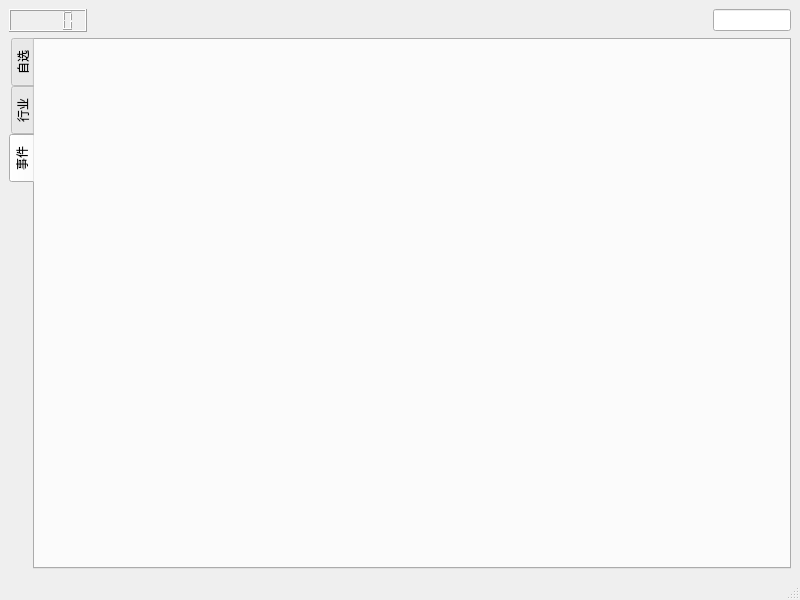
<?xml version="1.0" encoding="UTF-8"?>
<ui version="4.0">
 <class>MainWindow</class>
 <widget class="QMainWindow" name="MainWindow">
  <property name="geometry">
   <rect>
    <x>0</x>
    <y>0</y>
    <width>800</width>
    <height>600</height>
   </rect>
  </property>
  <property name="windowTitle">
   <string>MainWindow</string>
  </property>
  <widget class="QWidget" name="centralwidget">
   <layout class="QVBoxLayout" name="verticalLayout_3">
    <item>
     <layout class="QVBoxLayout" name="verticalLayout_2">
      <item>
       <layout class="QHBoxLayout" name="horizontalLayout_2" stretch="1,8,1">
        <item>
         <widget class="QLCDNumber" name="lcdNumber"/>
        </item>
        <item>
         <spacer name="horizontalSpacer">
          <property name="orientation">
           <enum>Qt::Horizontal</enum>
          </property>
          <property name="sizeHint" stdset="0">
           <size>
            <width>40</width>
            <height>20</height>
           </size>
          </property>
         </spacer>
        </item>
        <item>
         <widget class="QLineEdit" name="lineEdit"/>
        </item>
       </layout>
      </item>
      <item>
       <widget class="QTabWidget" name="tabWidget">
        <property name="tabPosition">
         <enum>QTabWidget::West</enum>
        </property>
        <property name="currentIndex">
         <number>2</number>
        </property>
        <widget class="QWidget" name="tab">
         <attribute name="title">
          <string>自选</string>
         </attribute>
        </widget>
        <widget class="QWidget" name="tab_2">
         <attribute name="title">
          <string>行业</string>
         </attribute>
        </widget>
        <widget class="QWidget" name="tab_3">
         <attribute name="title">
          <string>事件</string>
         </attribute>
        </widget>
       </widget>
      </item>
     </layout>
    </item>
   </layout>
  </widget>
  <widget class="QMenuBar" name="menubar">
   <property name="geometry">
    <rect>
     <x>0</x>
     <y>0</y>
     <width>800</width>
     <height>27</height>
    </rect>
   </property>
  </widget>
  <widget class="QStatusBar" name="statusbar"/>
 </widget>
 <resources/>
 <connections/>
</ui>
